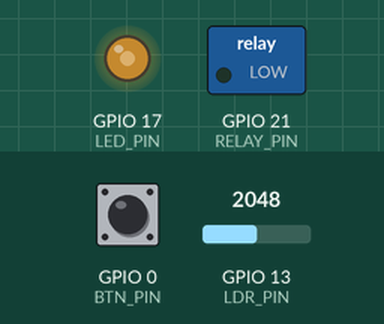
This program was run on a simulated ESP32. Parts: switched loads named in the program (green lamp = pin HIGH), output pins drawn as LEDs (lit = HIGH). The test bench sets the inputs (shaded band); at power-on: GPIO 13 (LDR_PIN) = 2048, GPIO 0 (BTN_PIN) HIGH. What the program prints to the serial monitor is not drawn.

Above: at 1.2 s.
1.3 s: GPIO 13 (LDR_PIN) set to 0
At 1.6 s:
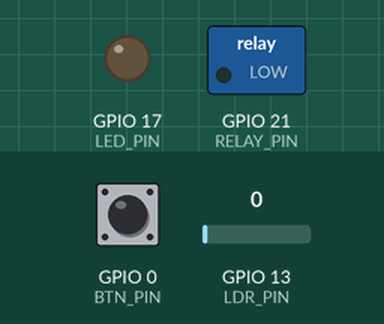
2.8 s: GPIO 0 (BTN_PIN) pulled LOW for 0.15 s
At 2.87 s:
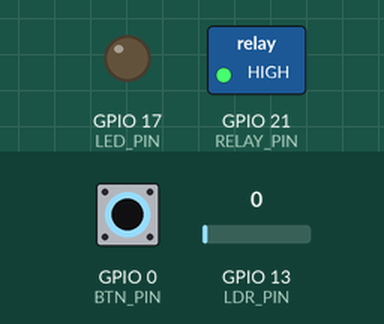
4.4 s: GPIO 13 (LDR_PIN) set to 491
At 5.2 s:
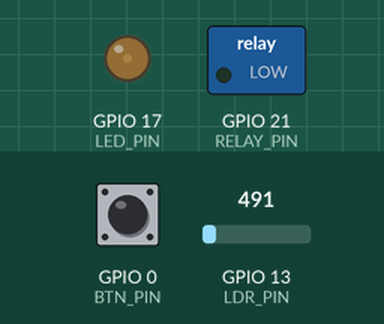
5.9 s: GPIO 0 (BTN_PIN) pulled LOW for 1 s
At 6.3 s:
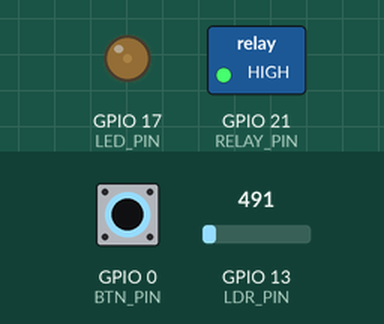
8.4 s: GPIO 13 (LDR_PIN) set to 2088
At 9.4 s:
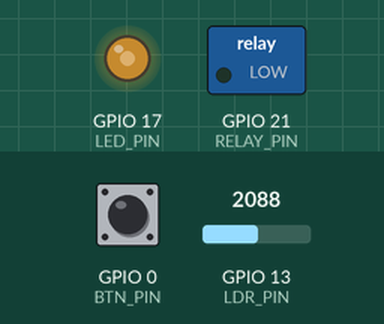
9.9 s: GPIO 0 (BTN_PIN) pulled LOW for 0.15 s
At 9.97 s:
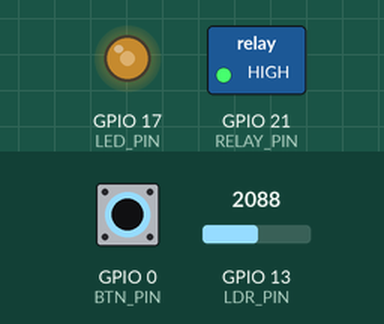
Timing chart, 0 to 12.5 s (numbered marks = the images above; inputs shaded):
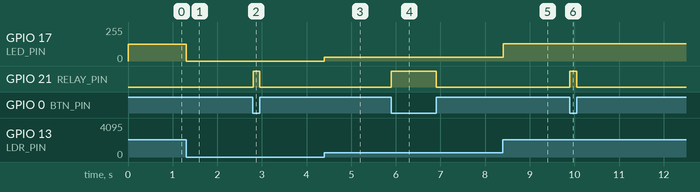

Measured:
- after the input at 1.3 s, GPIO 17 (LED_PIN): 127/255 → 0/255 at once
- after the input at 2.8 s, GPIO 21 (RELAY_PIN): LOW → HIGH at once, → LOW 0.15 s later
- after the input at 4.4 s, GPIO 17 (LED_PIN): 0/255 → 30/255 at once
- after the input at 5.9 s, GPIO 21 (RELAY_PIN): LOW → HIGH at once, → LOW 1.0 s later
- after the input at 8.4 s, GPIO 17 (LED_PIN): 30/255 → 129/255 at once
- after the input at 9.9 s, GPIO 21 (RELAY_PIN): LOW → HIGH at once, → LOW 0.15 s later

The program:

main.cpp
```cpp
#include <Arduino.h>

#define LED_PIN 17
#define LDR_PIN 13
#define PWM_CH 0
#define PWM_FREQ 1000
#define PWM_RES 8
#define LIGHT_THRESHOLD 2048
#define RELAY_PIN 21
#define BTN_PIN 0


void setup() {
  Serial.begin(115200);
  ledcSetup(PWM_CH,PWM_FREQ, PWM_RES);
  ledcAttachPin(LED_PIN, PWM_CH);
  pinMode(RELAY_PIN, OUTPUT);
  pinMode(BTN_PIN, INPUT_PULLUP);
}

void loop() {
  int ldrRead = analogRead(LDR_PIN);
  Serial.printf("LDR VALUE: %d\n\r", ldrRead);
  int pwmValue = map(ldrRead, 0, 4095, 0, 255);
  ledcWrite(PWM_CH, pwmValue);
  bool btnValue = !digitalRead(BTN_PIN);
  digitalWrite(RELAY_PIN, btnValue);
}
```
